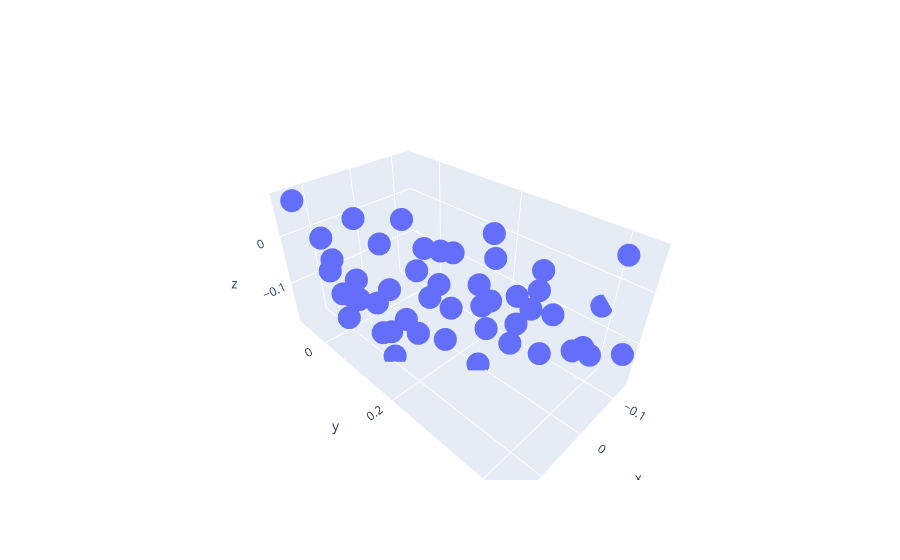

Source (notebook cell):
### Code cell
# Run Probabilstic RVEA (fast)
max_func_evals = 5000

evolver_opt = ProbRVEA_v3(problem, use_surrogates=True, n_gen_per_iter=10, total_function_evaluations=max_func_evals)
while evolver_opt.continue_evolution():
        evolver_opt.iterate()
        print("FE count:",evolver_opt._function_evaluation_count)
objectives = evolver_opt.population.objectives
fig1 = go.Figure(data=go.Scatter3d(x=objectives[:,0],y=objectives[:,1],z=objectives[:,2], mode="markers"))
fig1
